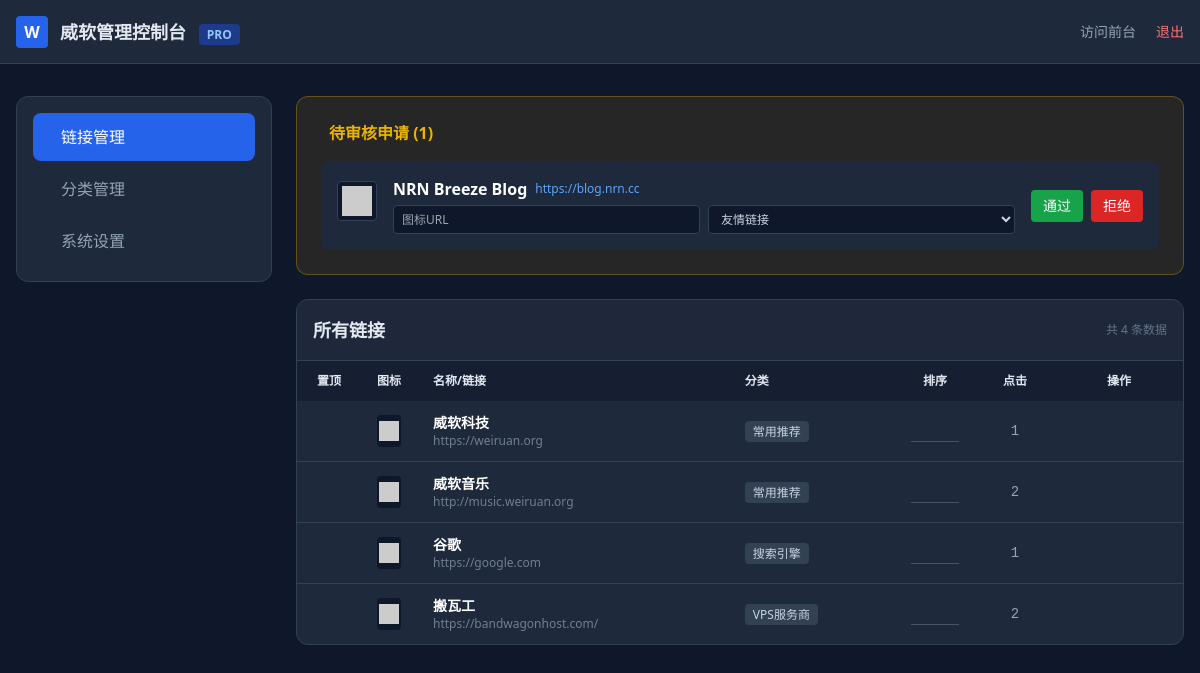
/admin (signed in), run on the app's committed database.
### app.py (models this page shows)
class Link(db.Model):
    id = db.Column(db.Integer, primary_key=True)
    title = db.Column(db.String(100), nullable=False)
    url = db.Column(db.String(500), nullable=False)
    desc = db.Column(db.String(200))
    icon = db.Column(db.String(500)) # 自定义图标URL
    clicks = db.Column(db.Integer, default=0) # 点击统计
    status = db.Column(db.String(20), default='pending') # pending(待审核), approved(已通过)
    created_at = db.Column(db.DateTime, default=datetime.utcnow)
    category_id = db.Column(db.Integer, db.ForeignKey('category.id'), nullable=False)

class Category(db.Model):
    id = db.Column(db.Integer, primary_key=True)
    name = db.Column(db.String(50), nullable=False)
    sort_order = db.Column(db.Integer, default=0)
    links = db.relationship('Link', backref='category', lazy=True)

### app.py (the view)
@app.route('/admin')
def admin_dashboard():
    if not session.get('logged_in'):
        return redirect(url_for('login'))
    pending_links = Link.query.filter_by(status='pending').order_by(Link.created_at.desc()).all()
    approved_links = Link.query.filter_by(status='approved').order_by(Link.category_id).all()
    categories = Category.query.order_by(Category.sort_order).all()
    return render_template('admin.html', pending=pending_links, approved=approved_links, categories=categories)

### templates/admin.html (shortened to what this page needs)
<!DOCTYPE html>
<html lang="zh-CN">
<head>
    <script src="https://cdn.tailwindcss.com"></script>
    <link href="https://cdn.jsdelivr.net/npm/remixicon@3.5.0/fonts/remixicon.css" rel="stylesheet">
</head>
<body class="bg-slate-900 text-slate-200 min-h-screen font-sans"
      x-data="{
          currentTab: 'links',
          getIcon(url) {
              try {
                  const domain = new URL(url).hostname;
                  return 'https://api.iowen.cn/favicon/' + domain + '.png';
              } catch(e) { return ''; }
          }
      }">
    <header class="bg-slate-800 border-b border-slate-700 h-16 fixed w-full top-0 z-50">
        <div class="max-w-7xl mx-auto px-4 h-full flex justify-between items-center">
            <div class="flex items-center gap-3">
                <div class="w-8 h-8 bg-blue-600 rounded flex items-center justify-center font-bold text-white">W</div>
                <h1 class="font-bold text-lg">威软管理控制台 <span class="text-xs bg-blue-900 text-blue-300 px-2 py-0.5 rounded ml-2">PRO</span></h1>
            </div>
            <div class="flex items-center gap-4">
                <a href="/" target="_blank" class="text-slate-400 hover:text-white text-sm flex items-center gap-1"> 访问前台</a>
                <a href="/logout" class="text-red-400 hover:text-red-300 text-sm flex items-center gap-1"> 退出</a>
            </div>
        </div>
    </header>
    <main class="pt-24 pb-12 max-w-7xl mx-auto px-4 flex gap-6">
        <aside class="w-64 flex-shrink-0 hidden md:block">
            <div class="bg-slate-800 rounded-xl p-4 sticky top-24 border border-slate-700">
                <nav class="space-y-1">
                    <button @click="currentTab = 'links'" :class="currentTab === 'links' ? 'bg-blue-600 text-white' : 'text-slate-400 hover:bg-slate-700 hover:text-white'" class="w-full text-left px-4 py-3 rounded-lg flex items-center gap-3 transition-colors">
                         链接管理
                    </button>
                    <button @click="currentTab = 'categories'" :class="currentTab === 'categories' ? 'bg-blue-600 text-white' : 'text-slate-400 hover:bg-slate-700 hover:text-white'" class="w-full text-left px-4 py-3 rounded-lg flex items-center gap-3 transition-colors">
                         分类管理
                    </button>
                    <button @click="currentTab = 'settings'" :class="currentTab === 'settings' ? 'bg-blue-600 text-white' : 'text-slate-400 hover:bg-slate-700 hover:text-white'" class="w-full text-left px-4 py-3 rounded-lg flex items-center gap-3 transition-colors">
                         系统设置
                    </button>
                </nav>
            </div>
        </aside>
        <div class="flex-1 min-w-0">
            <div x-show="currentTab === 'links'" x-transition.opacity>
                {% if pending %}
                <div class="bg-yellow-500/10 border border-yellow-500/30 rounded-xl p-6 mb-6">
                    <h3 class="text-yellow-500 font-bold mb-4 flex items-center gap-2"> 待审核申请 ({{ pending|length }})</h3>
                    <div class="space-y-3">
                        {% for item in pending %}
                        <div class="bg-slate-800 p-4 rounded-lg flex flex-col md:flex-row items-center justify-between gap-4" id="pending-{{ item.id }}">
                            <div class="flex-1 w-full flex items-start gap-4">
                                <div class="shrink-0 pt-1"
                                     x-data="{ loaded: false, src: '{{ item.icon }}' || getIcon('{{ item.url }}') }"
                                     x-init="setTimeout(() => { if(!loaded) src = 'https://via.placeholder.com/40x40?text=Wait' }, 30000)">
                                    <img :src="src"
                                         @load="loaded = true"
                                         @error="src = 'https://via.placeholder.com/40x40?text=Err'"
                                         class="w-10 h-10 rounded bg-slate-900 p-1 object-contain border border-slate-700">
                                </div>
                                <div class="flex-1 min-w-0">
                                    <div class="flex items-center gap-2 mb-1">
                                        <span class="font-bold text-white">{{ item.title }}</span>
                                        <a href="{{ item.url }}" target="_blank" class="text-xs text-blue-400 hover:underline truncate max-w-[200px]">{{ item.url }}</a>
                                    </div>
                                    <div class="grid grid-cols-2 gap-2">
                                        <input type="text" id="p-icon-{{ item.id }}" value="{{ item.icon }}" placeholder="图标URL" class="bg-slate-900 border border-slate-700 text-xs px-2 py-1 rounded text-slate-300 w-full">
                                        <select id="p-cat-{{ item.id }}" class="bg-slate-900 border border-slate-700 text-xs px-2 py-1 rounded text-slate-300 w-full">
                                            {% for cat in categories %}
                                            <option value="{{ cat.id }}">{{ cat.name }}</option>
                                            {% endfor %}
                                        </select>
                                    </div>
                                </div>
                            </div>
                            <div class="flex gap-2 shrink-0">
                                <button onclick="auditLink({{ item.id }}, 'approve')" class="bg-green-600 hover:bg-green-500 text-white px-3 py-1.5 rounded text-sm transition-colors">通过</button>
                                <button onclick="auditLink({{ item.id }}, 'delete')" class="bg-red-600 hover:bg-red-500 text-white px-3 py-1.5 rounded text-sm transition-colors">拒绝</button>
                            </div>
                        </div>
                        {% endfor %}
                    </div>
                </div>
                {% endif %}
                <div class="bg-slate-800 rounded-xl border border-slate-700 overflow-hidden">
                    <div class="p-4 border-b border-slate-700 flex justify-between items-center bg-slate-800/50">
                        <h2 class="font-bold text-lg">所有链接</h2>
                        <span class="text-xs text-slate-500">共 {{ approved|length }} 条数据</span>
                    </div>
                    <div class="overflow-x-auto">
                        <table class="w-full text-left text-sm text-slate-400">
                            <thead class="bg-slate-900/50 text-slate-200 uppercase font-bold text-xs">
                                <tr>
                                    <th class="px-4 py-3 w-16 text-center">置顶</th>
                                    <th class="px-4 py-3 w-14 text-center">图标</th>
                                    <th class="px-4 py-3">名称/链接</th>
                                    <th class="px-4 py-3">分类</th>
                                    <th class="px-4 py-3 w-20 text-center">排序</th>
                                    <th class="px-4 py-3 w-20 text-center">点击</th>
                                    <th class="px-4 py-3 w-32 text-center">操作</th>
                                </tr>
                            </thead>
                            <tbody class="divide-y divide-slate-700">
                                {% for item in approved %}
                                <tr class="hover:bg-slate-700/30 transition-colors group" id="link-row-{{ item.id }}">
                                    <td class="px-4 py-3 text-center">
                                    </td>
                                    <td class="px-4 py-3 text-center">
                                        <div x-data="{ loaded: false, src: '{{ item.icon }}' || getIcon('{{ item.url }}') }"
                                             x-init="setTimeout(() => { if(!loaded) src = 'https://via.placeholder.com/32x32?text=Wait' }, 30000)">
                                            <img :src="src"
                                                 @load="loaded = true"
                                                 @error="src = 'https://via.placeholder.com/32x32?text=Err'"
                                                 class="w-8 h-8 rounded bg-slate-900 p-0.5 object-contain inline-block">
                                        </div>
                                    </td>
                                    <td class="px-4 py-3">
                                        <div class="font-bold text-white">{{ item.title }}</div>
                                        <div class="text-xs truncate max-w-[200px] opacity-70">{{ item.url }}</div>
                                    </td>
                                    <td class="px-4 py-3">
                                        <span class="bg-slate-700 px-2 py-0.5 rounded text-xs text-slate-300">{{ item.category.name }}</span>
                                    </td>
                                    <td class="px-4 py-3 text-center">
                                        <input type="number" value="{{ item.sort_order }}" onchange="quickUpdateSort({{ item.id }}, this.value)" class="w-12 bg-transparent border-b border-slate-600 text-center focus:border-blue-500 focus:bg-slate-900 outline-none transition-all">
                                    </td>
                                    <td class="px-4 py-3 text-center font-mono">{{ item.clicks }}</td>
                                    <td class="px-4 py-3 text-center">
                                    </td>
                                </tr>
                                {% endfor %}
                            </tbody>
                        </table>
                    </div>
                </div>
            </div>
        </div>
    </main>
</body>
</html>

### data on the page
Link: title "NRN Breeze Blog", url "https://blog.nrn.cc"
Link: title "威软科技", url "https://weiruan.org", category.name "常用推荐", clicks "1"
Link: title "威软音乐", url "http://music.weiruan.org", category.name "常用推荐", clicks "2"
Link: title "谷歌", url "https://google.com", category.name "搜索引擎", clicks "1"
Link: title "搬瓦工", url "https://bandwagonhost.com/", category.name "VPS服务商", clicks "2"

### other printed values
{{ pending|length }} "1"
{{ approved|length }} "4"
form field value "友情链接"
